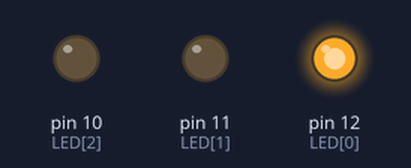
Recording of a sketch running on a simulated Arduino Uno, built with avr-gcc and run on an emulated ATmega328P. Parts: output pins drawn as LEDs (lit = HIGH).

Above: at 1.5 s.
At 3.2 s:
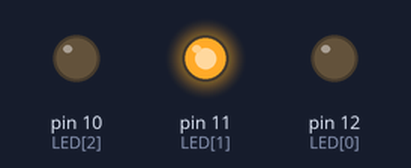
At 5.0 s:
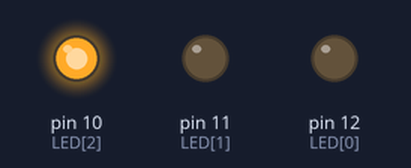
Timing chart, 0 to 8.5 s (numbered marks = the images above):
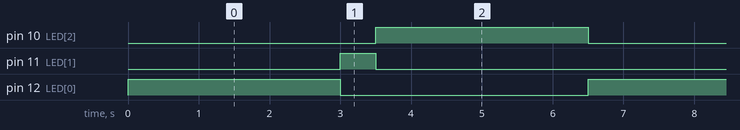

The sketch:

Semaforo.ino
```cpp
int LED[]= {12,11,10};//r = 12, y = 11, g = 10
void setup() {
  pinMode(LED,OUTPUT);

}

void loop() {
  for(int i = 0; i<3;i++)
  {
    analogWrite(LED[i],255);
    analogWrite(LED[i],0);
    }

digitalWrite(LED[0],HIGH);
delay(3000);
digitalWrite(LED[1],HIGH);
digitalWrite(LED[0],LOW);
delay(500);
digitalWrite(LED[1],LOW);
digitalWrite(LED[2],HIGH);
delay(3000);

}
```

Measured:
- by itself, pin 10 (LED[2]), pin 12 (LED[0]): alternates HIGH for 3.0 s and LOW for 3.5 s
- by itself, pin 11 (LED[1]): alternates HIGH for 0.50 s and LOW for 6.0 s
- by itself, everything shown: repeats every 6.5 s, in 3 steps
